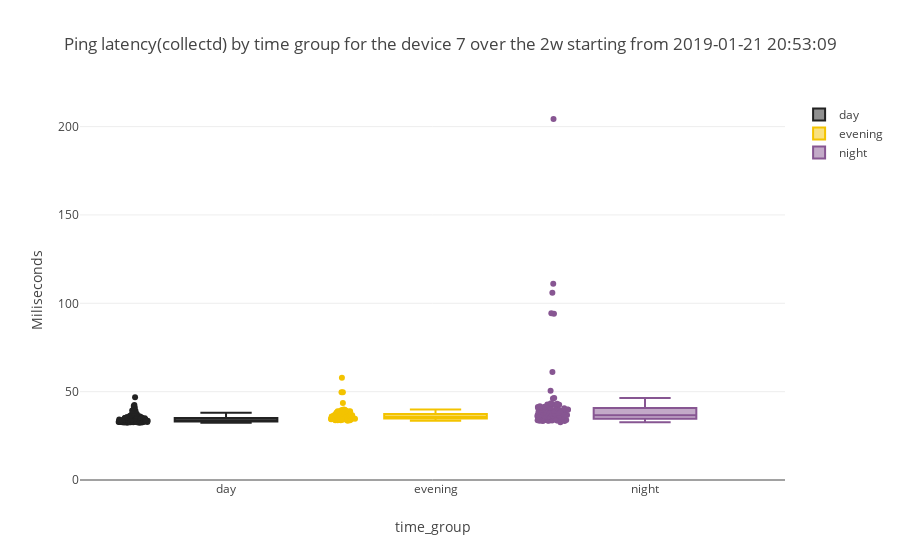

The code cell stored with this chart in its notebook:
### Code cell
device_number=7
subset=ping_hourly_dataframe[ping_hourly_dataframe["SK_PI"]==device_number]
simple_boxplot(dataframe=subset,plot_value='mean',sort_value='time_group',
               title="Ping latency(collectd) by time group for the device "+str(device_number)+" over the "+time_interval+" starting from "+starting_point,
               ytitle="Miliseconds", jitter=True)

### Figure 1 — Plotly figure (JSON) as saved in the notebook; plotly's stock layout.template omitted (floating-point values rounded to 4 significant figures; data arrays with more than 128 entries replaced by an {"elided": "..."} marker saying what was removed)
{"data": [{"boxpoints": "all", "jitter": 0.3, "marker": {"color": "222222"}, "name": "day", "pointpos": -1.8, "type": "box", "y": {"elided": "140 float values"}}, {"boxpoints": "all", "jitter": 0.3, "marker": {"color": "F3C300"}, "name": "evening", "pointpos": -1.8, "type": "box", "y": [34.77, 36.62, 36.04, 37.35, 34.88, 35.51, 38.06, 39.66, 37.18, 39.04, 34.97, 35.51, 35.13, 35.45, 34.99, 34.79, 35.69, 34.97, 34.64, 34.72, 34.82, 38.9, 35.14, 33.82, 34.42, 36.89, 49.7, 39.37, 34.24, 35.28, 34.4, 33.99, 35.94, 35.3, 34.12, 34.17, 38.21, 38.37, 38.71, 43.61, 35.69, 33.84, 33.83, 34.31, 37.4, 35.67, 36.3, 38.63, 38.81, 57.82, 39.96, 37.3, 35.52, 34.65, 34.74, 34.63, 38.93, 36.52, 36.16, 36.02, 37.11, 37.82, 35.83, 36.91, 35.89, 36.34, 35.33, 36.27, 36.99, 49.59, 34.39, 36.81, 37.3, 35.82, 33.48, 33.84, 34.73, 34.36, 39.78, 34.21, 36.47, 35.79, null, null, null, null, null, null]}, {"boxpoints": "all", "jitter": 0.3, "marker": {"color": "875692"}, "name": "night", "pointpos": -1.8, "type": "box", "y": [38.43, 38.55, 35.74, 36.31, 37.95, 35.67, 33.68, 33.35, 41.7, 42.63, 41.25, 50.56, 34.84, 37.13, 34.95, 34.2, 34.58, 34.51, 36.02, 36.01, 36.72, 39.55, 34.53, 32.73, 36.29, 35.75, 35.83, 36.75, 41.11, 35.21, 34.69, 33.74, 37.3, 36.57, 43.12, 46.4, 39.22, 35.2, 33.83, 33.58, 39.24, 38.0, 43.49, 37.76, 35.5, 39.24, 36.15, 35.72, 40.69, 36.1, 41.09, 39.9, 42.21, 41.07, 34.71, 33.96, 36.97, 37.67, 40.78, 106.0, 111.1, 94.42, 41.39, 34.86, 39.74, 46.12, 36.51, 39.91, 61.11, 39.73, 33.44, 33.83, 35.1, 36.98, 42.94, 38.84, 39.84, 35.93, 33.63, 33.81, 34.52, 37.26, 40.74, 42.76, 204.3, 40.97, 34.48, 33.66, 33.78, 35.72, 37.84, 42.78, 94.13, 36.09, 34.92, 33.88, 33.84, 33.59, 33.93, 33.98, 33.99, 34.37, 40.65, 41.4, null, null, null, null, null, null, null, null, null, null, null, null]}], "layout": {"title": "Ping latency(collectd) by time group for the device 7 over the 2w starting from 2019-01-21 20:53:09", "xaxis": {"title": "time_group"}, "yaxis": {"rangemode": "tozero", "title": "Miliseconds"}}}
